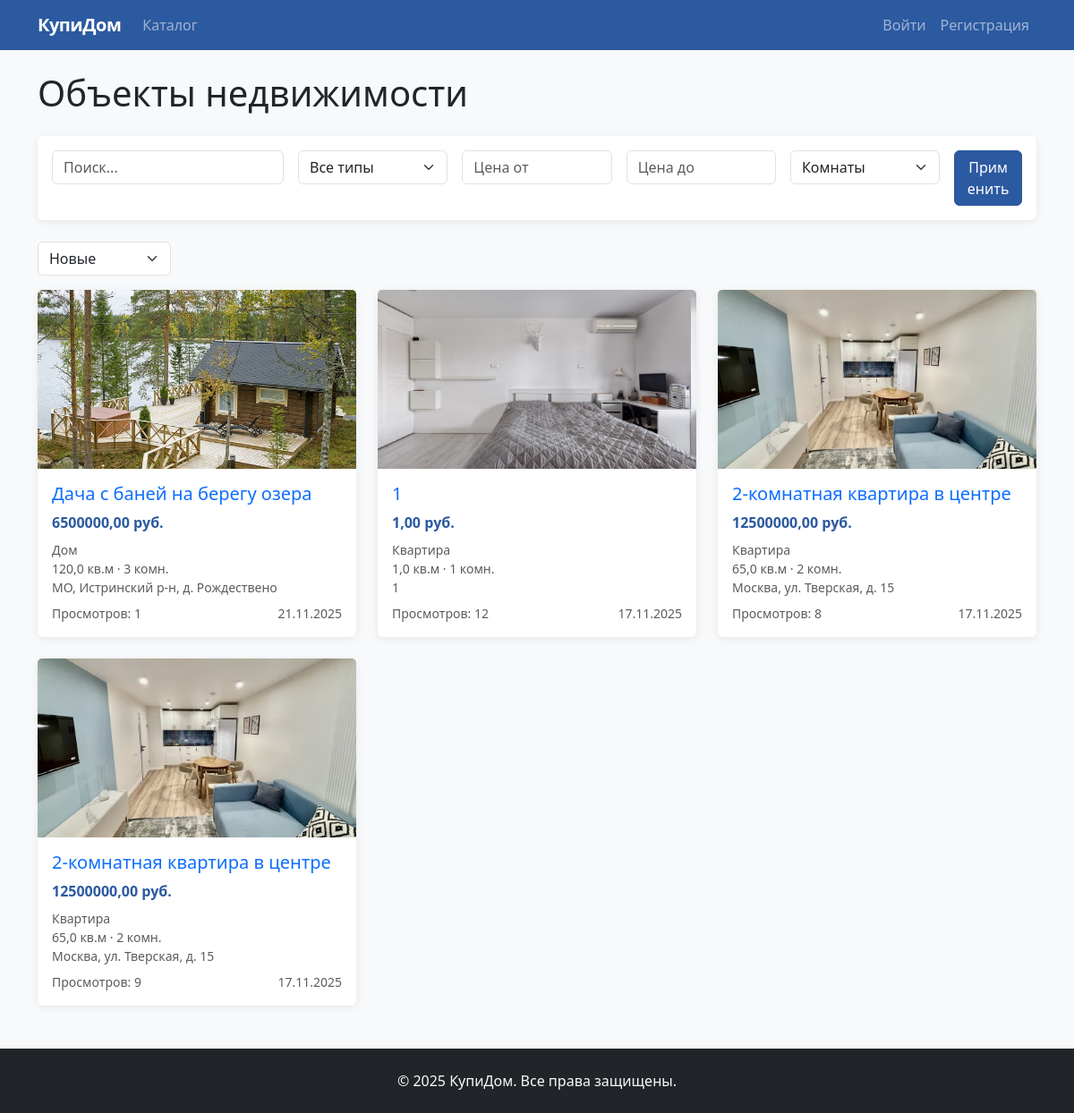
/properties/, run on an earlier commit of the app's database.
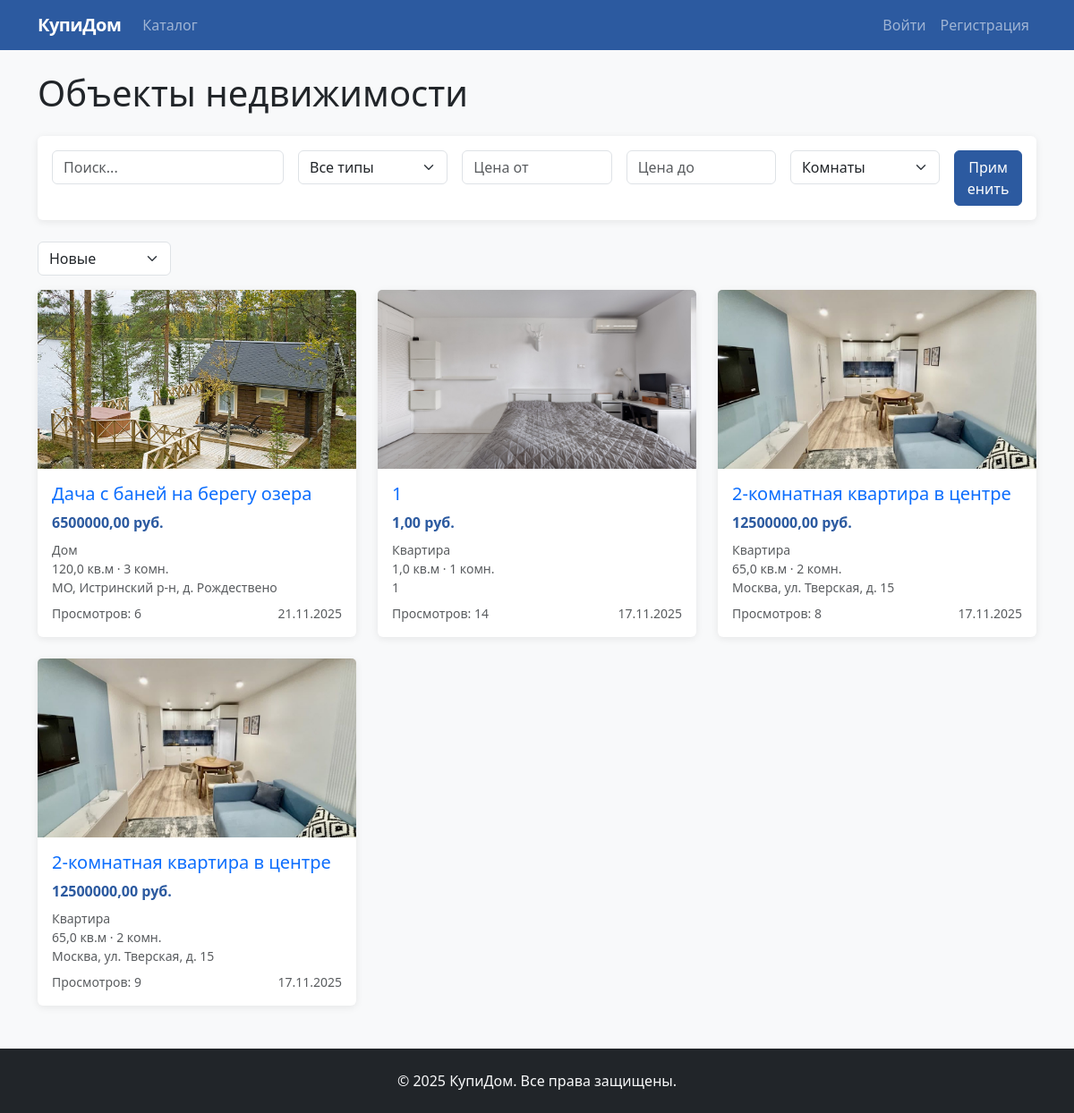
And on a later commit of the database.
### realty/models.py (models this page shows, shortened)
class Property(models.Model):
    STATUS_CHOICES = (
        ('active', 'Актуально'),
        ('sold', 'Продано'),
        ('hidden', 'Скрыто'),
    )
    PROPERTY_TYPES = (
        ('apartment', 'Квартира'),
        ('house', 'Дом'),
        ('land', 'Земельный участок'),
        ('commercial', 'Коммерческая недвижимость'),
    )
    title = models.CharField('Название', max_length=200)
    description = models.TextField('Описание')
    price = models.DecimalField('Цена', max_digits=12, decimal_places=2)
    property_type = models.CharField('Тип недвижимости', max_length=20, choices=PROPERTY_TYPES)
    area = models.FloatField('Площадь (кв.м)')
    rooms = models.IntegerField('Количество комнат', blank=True, null=True)
    location = models.CharField('Местоположение', max_length=300)
    created_by = models.ForeignKey(CustomUser, on_delete=models.CASCADE, related_name='properties')
    status = models.CharField('Статус', max_length=10, choices=STATUS_CHOICES, default='active')
    views = models.IntegerField('Просмотры', default=0)
    created_at = models.DateTimeField(auto_now_add=True)
    updated_at = models.DateTimeField(auto_now=True)
    class Meta:
        verbose_name = 'Объект недвижимости'
        verbose_name_plural = 'Объекты недвижимости'
        ordering = ['-created_at']

class PropertyImage(models.Model):
    property = models.ForeignKey(Property, on_delete=models.CASCADE, related_name='images')
    image = models.ImageField('Изображение', upload_to='property_images/')
    is_main = models.BooleanField('Основное изображение', default=False)

### realty/views.py (the view, shortened to what this page needs)
# urls.py: path('properties/', views.property_list, name='property_list'),
def property_list(request):
    properties = Property.objects.filter(status='active')
    property_type = request.GET.get('type')
    min_price = request.GET.get('min_price')
    max_price = request.GET.get('max_price')
    search = request.GET.get('search')
    rooms = request.GET.get('rooms')
    if property_type:
        properties = properties.filter(property_type=property_type)
    if min_price:
        properties = properties.filter(price__gte=min_price)
    if max_price:
        properties = properties.filter(price__lte=max_price)
    if search:
        properties = properties.filter(
            Q(title__icontains=search) |
            Q(description__icontains=search) |
            Q(location__icontains=search)
        )
    if rooms:
        properties = properties.filter(rooms=rooms)
    sort = request.GET.get('sort', '-created_at')
    if sort in ['price', '-price', 'created_at', '-created_at', 'views', '-views']:
        properties = properties.order_by(sort)
    paginator = Paginator(properties, 12)
    page_number = request.GET.get('page', 1)
    page_obj = paginator.get_page(page_number)
    context = {
        'page_obj': page_obj,
        'property_types': Property.PROPERTY_TYPES,
    }
    return render(request, 'realty/property_list.html', context)

### realty/templates/realty/property_list.html (shortened to what this page needs)
{% extends 'realty/base.html' %}
{% block content %}
<h1 class="mb-4">Объекты недвижимости</h1>
<form method="get" class="card mb-4">
    <div class="card-body">
        <div class="row g-3">
            <div class="col-md-3">
                <input type="text" name="search" class="form-control" placeholder="Поиск..." value="{{ request.GET.search }}">
            </div>
            <div class="col-md-2">
                <select name="type" class="form-select">
                    <option value="">Все типы</option>
                </select>
            </div>
            <div class="col-md-2">
                <input type="number" name="min_price" class="form-control" placeholder="Цена от" value="{{ request.GET.min_price }}">
            </div>
            <div class="col-md-2">
                <input type="number" name="max_price" class="form-control" placeholder="Цена до" value="{{ request.GET.max_price }}">
            </div>
            <div class="col-md-2">
                <select name="rooms" class="form-select">
                    <option value="">Комнаты</option>
                </select>
            </div>
            <div class="col-md-1">
                <button type="submit" class="btn btn-primary w-100">Применить</button>
            </div>
        </div>
    </div>
</form>
<form method="get" class="d-flex justify-content-between align-items-center mb-3">
    <div>
        <select name="sort" class="form-select" onchange="this.form.submit()" style="width: auto;">
            <option value="-created_at" {% if request.GET.sort == '-created_at' %}selected{% endif %}>Новые</option>
        </select>
    </div>
</form>
<div class="row">
    {% for property in page_obj %}
    <div class="col-md-6 col-lg-4 mb-4">
        <div class="card h-100">
            {% with main_image=property.images.first %}
                {% if main_image %}
                <img src="{{ main_image.image.url }}" class="card-img-top" alt="{{ property.title }}"
                     style="height: 200px; object-fit: cover;">
                {% else %}
                <div class="card-img-top bg-light d-flex align-items-center justify-content-center" style="height: 200px;">
                    <span class="text-muted">Нет изображения</span>
                </div>
                {% endif %}
            {% endwith %}
            <div class="card-body">
                <h5 class="card-title">
                    <a href="{% url 'property_detail' property.pk %}" class="text-decoration-none">{{ property.title }}</a>
                </h5>
                <div class="mb-2">
                    <strong class="text-primary">{{ property.price }} руб.</strong>
                </div>
                <div class="text-muted small mb-2">
                    <div>{{ property.get_property_type_display }}</div>
                    <div>{{ property.area }} кв.м · {% if property.rooms %}{{ property.rooms }} комн.{% endif %}</div>
                    <div>{{ property.location }}</div>
                </div>
                <div class="d-flex justify-content-between text-muted small">
                    <span>Просмотров: {{ property.views }}</span>
                    <span>{{ property.created_at|date:"d.m.Y" }}</span>
                </div>
            </div>
        </div>
    </div>
    {% endfor %}
</div>
{% endblock %}

### realty/templates/realty/base.html (shortened to what this page needs)
<!DOCTYPE html>
<html lang="ru">
<head>
    <link href="https://cdn.jsdelivr.net/npm/bootstrap@5.3.0/dist/css/bootstrap.min.css" rel="stylesheet">
</head>
<body class="bg-light d-flex flex-column">
    <nav class="navbar navbar-expand-lg navbar-dark bg-primary">
        <div class="container">
            <a class="navbar-brand" href="{% url 'home' %}">КупиДом</a>
            <div class="collapse navbar-collapse" id="navbarNav">
                <ul class="navbar-nav me-auto">
                    <li class="nav-item">
                        <a class="nav-link" href="{% url 'property_list' %}">Каталог</a>
                    </li>
                </ul>
                <ul class="navbar-nav">
                    {% if user.is_authenticated %}
                    <li class="nav-item">
                        <a class="nav-link" href="{% url 'profile' %}" style="color: white !important;">
                            {{ user.get_full_name|default:user.username }}
                        </a>
                    </li>
                    <li class="nav-item">
                        <form method="post" action="{% url 'logout' %}" class="d-flex align-items-center">
                            {% csrf_token %}
                            <button type="submit" class="nav-link btn btn-link" style="border: none; background: none; color: white !important; padding: 0.5rem 1rem;">
                                Выйти
                            </button>
                        </form>
                    </li>
                    {% else %}
                    <li class="nav-item">
                        <a class="nav-link" href="{% url 'login' %}">Войти</a>
                    </li>
                    <li class="nav-item">
                        <a class="nav-link" href="{% url 'register' %}">Регистрация</a>
                    </li>
                    {% endif %}
                </ul>
            </div>
        </div>
    </nav>
    <main class="py-4">
        <div class="container">
            {% block content %}
            {% endblock %}
        </div>
    </main>
    <footer class="bg-dark text-light py-4 mt-auto">
        <div class="container text-center">
            <p class="mb-0">&copy; 2025 КупиДом. Все права защищены.</p>
        </div>
    </footer>
</body>
</html>

### realty/templates/realty/base.html (style rules this page uses)
:root { --primary: #2c5aa0; --primary-dark: #1e3d72; --accent: #e74c3c; --dark: #34495e; --light: #f8f9fa; }
.bg-primary { background-color: var(--primary) !important; }
.btn-primary { background-color: var(--primary); border-color: var(--primary); }
.text-primary { color: var(--primary) !important; }
.navbar-brand { font-weight: 600; letter-spacing: -0.5px; }
.card { border: none; box-shadow: 0 2px 8px rgba(0,0,0,0.08); transition: box-shadow 0.2s; }
html, body { height: 100%; }
body { display: flex; flex-direction: column; }
main { flex: 1 0 auto; }
footer { flex-shrink: 0; }
.navbar-nav .nav-item { display: flex; align-items: center; }
.navbar-nav .nav-link { display: flex; align-items: center; height: 100%; }

What changed in the data, as far as the page shows it:
changed Property "Дача с баней на берегу озера": views "1" → "6"
changed Property (number 2 of 4 on the later page): views "12" → "14"
